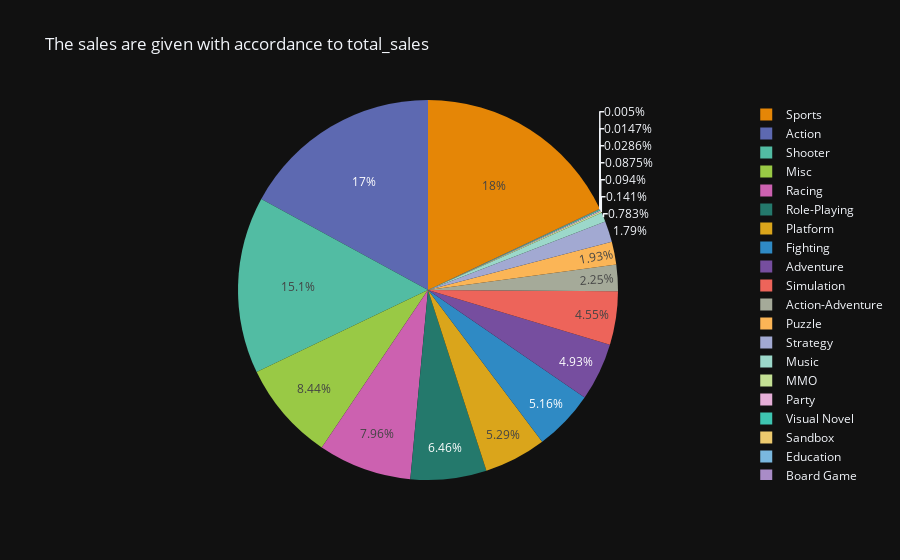
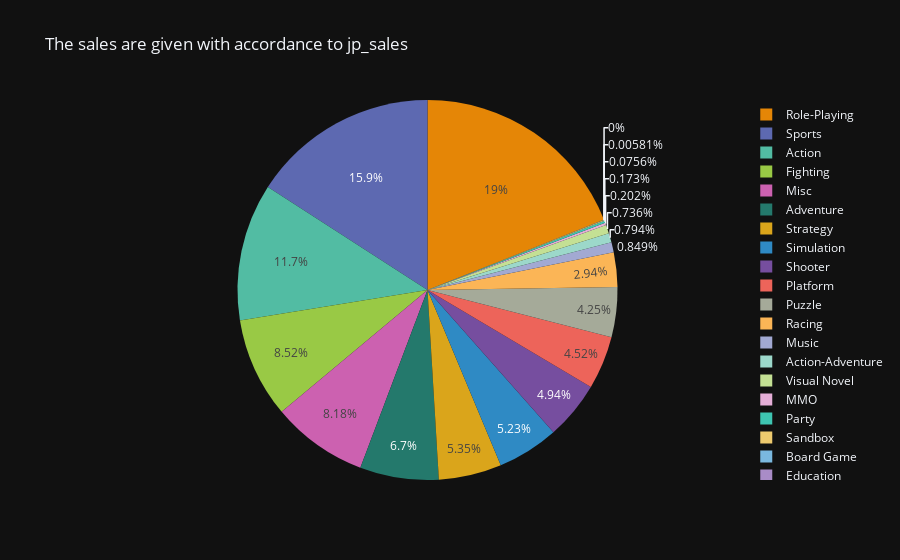
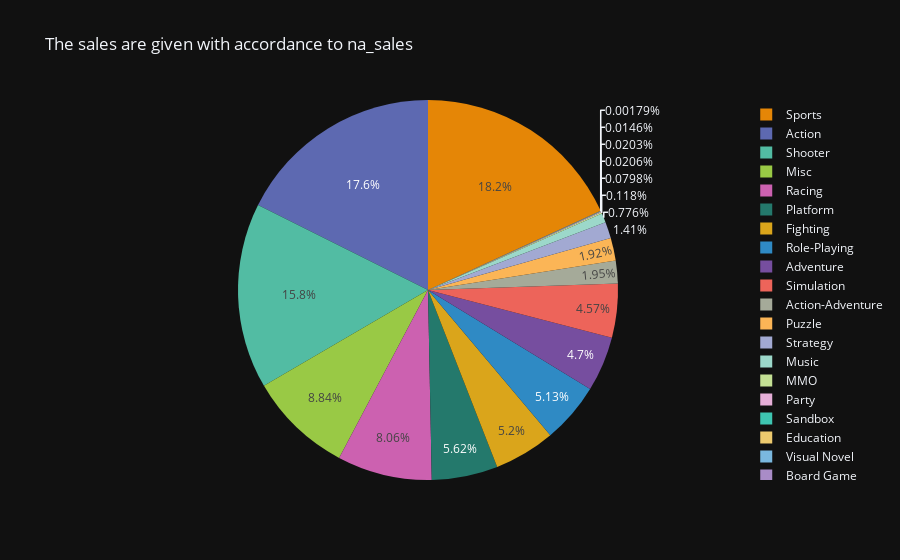
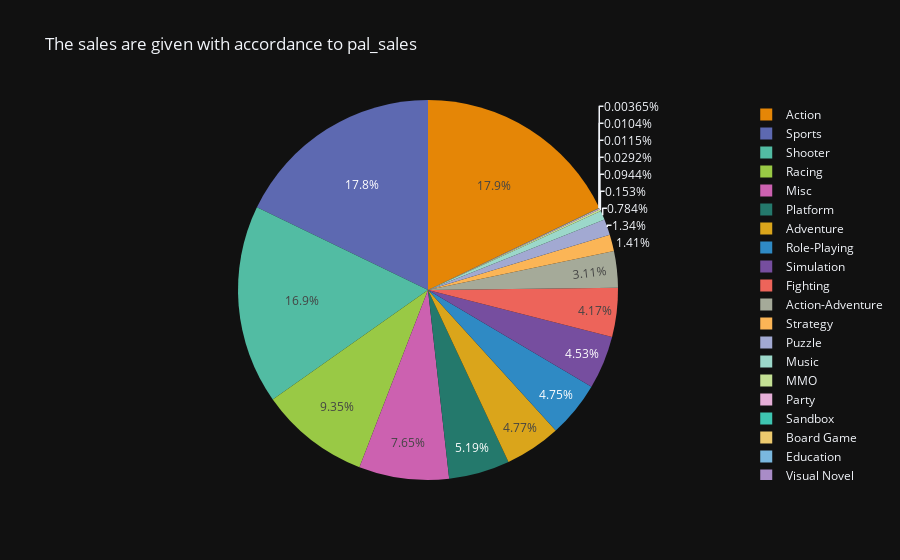

Notebook code cell kept with these figures, in order:
### Markdown cell above
### THIS DISPLAYS WHICH GENRE IS PREFERED ON THE BASIS OF THE SALES
#### FIRST IS OVERALL, THE REST IS FROM YEAR 1975-2000 AND THEN 2001-2024

### Code cell
dfN_PopGenre = dfN.drop(columns=['release_date','last_update']).groupby(['genre'], as_index=False).sum().copy()
dfN_PopGenre_75_00 = dfN75_00.drop(columns='release_date').groupby(['genre'], as_index=False).sum().copy()
dfN_PopGenre_01_25 = dfN01_25.drop(columns='release_date').groupby(['genre'], as_index=False).sum().copy()


print('These are the genres that have been popular over the time, i.e. from 1975-2025')
for value in salesarr:
    pie_fig = px.pie(dfN_PopGenre, values=f'{value}', names='genre',labels={f'{value}':f'{value}', 'genre':'Genre'}, color_discrete_sequence=px.colors.qualitative.Vivid, title=f'The sales are given with accordance to {value}')
    pie_fig.show()

print('These are the genres that have been popular from 1975-2000')
for value in salesarr:
    pie_fig = px.pie(dfN_PopGenre_75_00, values=f'{value}', names='genre',labels={f'{value}':f'{value}', 'genre':'Genre'}, color_discrete_sequence=px.colors.qualitative.Vivid, title=f'The sales are given with accordance to {value}')
    pie_fig.show()

print('These are the genres that have been popular from 2001-2024')
for value in salesarr:
    pie_fig = px.pie(dfN_PopGenre_01_25, values=f'{value}', names='genre',labels={f'{value}':f'{value}', 'genre':'Genre'}, color_discrete_sequence=px.colors.qualitative.Vivid, title=f'The sales are given with accordance to {value}')
    pie_fig.update_layout(height=750).show()

### Figure 1 — Plotly figure (JSON) as saved in the notebook; plotly's stock layout.template omitted (floating-point values rounded to 4 significant figures)
{"data": [{"domain": {"x": [0.0, 1.0], "y": [0.0, 1.0]}, "hovertemplate": "Genre=%{label}<br>total_sales=%{value}<extra></extra>", "labels": ["Action", "Action-Adventure", "Adventure", "Board Game", "Education", "Fighting", "MMO", "Misc", "Music", "Party", "Platform", "Puzzle", "Racing", "Role-Playing", "Sandbox", "Shooter", "Simulation", "Sports", "Strategy", "Visual Novel"], "legendgroup": "", "name": "", "showlegend": true, "values": [1126.0, 148.5, 325.4, 0.33, 0.97, 341.1, 9.31, 557.8, 51.75, 6.21, 349.1, 127.3, 525.8, 426.8, 1.89, 995.5, 300.6, 1188.0, 118.3, 5.78], "type": "pie"}], "layout": {"legend": {"tracegroupgap": 0}, "title": {"text": "The sales are given with accordance to total_sales"}, "piecolorway": ["rgb(229, 134, 6)", "rgb(93, 105, 177)", "rgb(82, 188, 163)", "rgb(153, 201, 69)", "rgb(204, 97, 176)", "rgb(36, 121, 108)", "rgb(218, 165, 27)", "rgb(47, 138, 196)", "rgb(118, 78, 159)", "rgb(237, 100, 90)", "rgb(165, 170, 153)"]}}

### Figure 2 — Plotly figure (JSON) as saved in the notebook; plotly's stock layout.template omitted (floating-point values rounded to 4 significant figures)
{"data": [{"domain": {"x": [0.0, 1.0], "y": [0.0, 1.0]}, "hovertemplate": "Genre=%{label}<br>jp_sales=%{value}<extra></extra>", "labels": ["Action", "Action-Adventure", "Adventure", "Board Game", "Education", "Fighting", "MMO", "Misc", "Music", "Party", "Platform", "Puzzle", "Racing", "Role-Playing", "Sandbox", "Shooter", "Simulation", "Sports", "Strategy", "Visual Novel"], "legendgroup": "", "name": "", "showlegend": true, "values": [80.3, 5.46, 46.11, 0.04, 0.0, 58.61, 1.39, 56.24, 5.84, 1.19, 31.08, 29.27, 20.23, 130.6, 0.52, 33.99, 35.98, 109.3, 36.8, 5.06], "type": "pie"}], "layout": {"legend": {"tracegroupgap": 0}, "title": {"text": "The sales are given with accordance to jp_sales"}, "piecolorway": ["rgb(229, 134, 6)", "rgb(93, 105, 177)", "rgb(82, 188, 163)", "rgb(153, 201, 69)", "rgb(204, 97, 176)", "rgb(36, 121, 108)", "rgb(218, 165, 27)", "rgb(47, 138, 196)", "rgb(118, 78, 159)", "rgb(237, 100, 90)", "rgb(165, 170, 153)"]}}

### Figure 3 — Plotly figure (JSON) as saved in the notebook; plotly's stock layout.template omitted (floating-point values rounded to 4 significant figures)
{"data": [{"domain": {"x": [0.0, 1.0], "y": [0.0, 1.0]}, "hovertemplate": "Genre=%{label}<br>na_sales=%{value}<extra></extra>", "labels": ["Action", "Action-Adventure", "Adventure", "Board Game", "Education", "Fighting", "MMO", "Misc", "Music", "Party", "Platform", "Puzzle", "Racing", "Role-Playing", "Sandbox", "Shooter", "Simulation", "Sports", "Strategy", "Visual Novel"], "legendgroup": "", "name": "", "showlegend": true, "values": [589.7, 65.09, 157.3, 0.06, 0.68, 174.0, 3.95, 295.7, 25.97, 2.67, 188.0, 64.36, 269.7, 171.7, 0.69, 528.3, 152.8, 607.5, 47.06, 0.49], "type": "pie"}], "layout": {"legend": {"tracegroupgap": 0}, "title": {"text": "The sales are given with accordance to na_sales"}, "piecolorway": ["rgb(229, 134, 6)", "rgb(93, 105, 177)", "rgb(82, 188, 163)", "rgb(153, 201, 69)", "rgb(204, 97, 176)", "rgb(36, 121, 108)", "rgb(218, 165, 27)", "rgb(47, 138, 196)", "rgb(118, 78, 159)", "rgb(237, 100, 90)", "rgb(165, 170, 153)"]}}

### Figure 4 — Plotly figure (JSON) as saved in the notebook; plotly's stock layout.template omitted (floating-point values rounded to 4 significant figures)
{"data": [{"domain": {"x": [0.0, 1.0], "y": [0.0, 1.0]}, "hovertemplate": "Genre=%{label}<br>pal_sales=%{value}<extra></extra>", "labels": ["Action", "Action-Adventure", "Adventure", "Board Game", "Education", "Fighting", "MMO", "Misc", "Music", "Party", "Platform", "Puzzle", "Racing", "Role-Playing", "Sandbox", "Shooter", "Simulation", "Sports", "Strategy", "Visual Novel"], "legendgroup": "", "name": "", "showlegend": true, "values": [342.5, 59.52, 91.52, 0.22, 0.2, 79.84, 2.94, 146.7, 15.02, 1.81, 99.39, 25.78, 179.1, 91.02, 0.56, 324.7, 86.86, 341.9, 27.05, 0.07], "type": "pie"}], "layout": {"legend": {"tracegroupgap": 0}, "title": {"text": "The sales are given with accordance to pal_sales"}, "piecolorway": ["rgb(229, 134, 6)", "rgb(93, 105, 177)", "rgb(82, 188, 163)", "rgb(153, 201, 69)", "rgb(204, 97, 176)", "rgb(36, 121, 108)", "rgb(218, 165, 27)", "rgb(47, 138, 196)", "rgb(118, 78, 159)", "rgb(237, 100, 90)", "rgb(165, 170, 153)"]}}
